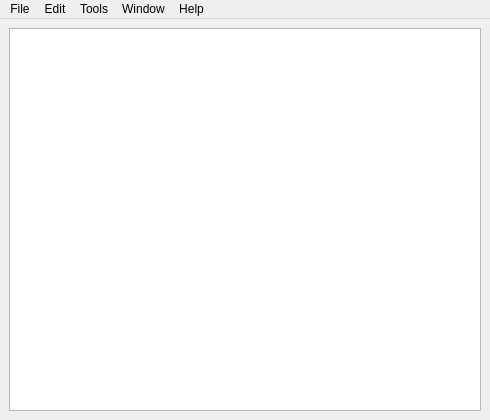
<?xml version="1.0" encoding="UTF-8"?>
<ui version="4.0">
 <class>MainWindow</class>
 <widget class="QMainWindow" name="MainWindow">
  <property name="geometry">
   <rect>
    <x>0</x>
    <y>0</y>
    <width>490</width>
    <height>420</height>
   </rect>
  </property>
  <property name="windowTitle">
   <string>Semantics Analyzer</string>
  </property>
  <widget class="QWidget" name="_centralwidget">
   <layout class="QHBoxLayout" name="horizontalLayout">
    <item>
     <widget class="ClassifierView" name="_classifierView"/>
    </item>
   </layout>
  </widget>
  <widget class="QMenuBar" name="_menubar">
   <property name="geometry">
    <rect>
     <x>0</x>
     <y>0</y>
     <width>490</width>
     <height>22</height>
    </rect>
   </property>
   <widget class="QMenu" name="_menuFile">
    <property name="title">
     <string>File</string>
    </property>
    <addaction name="_actionNew"/>
    <addaction name="_actionOpen"/>
    <addaction name="_actionSave"/>
    <addaction name="_actionSave_as"/>
   </widget>
   <widget class="QMenu" name="_menuEdit">
    <property name="title">
     <string>Edit</string>
    </property>
    <widget class="QMenu" name="_menuTarget">
     <property name="title">
      <string>Target</string>
     </property>
     <addaction name="_actionSD"/>
     <addaction name="_actionSG"/>
     <addaction name="_actionSD_SG"/>
    </widget>
    <addaction name="_actionText_size"/>
    <addaction name="_actionRects_colors"/>
    <addaction name="separator"/>
    <addaction name="_menuTarget"/>
   </widget>
   <widget class="QMenu" name="_menuTools">
    <property name="title">
     <string>Tools</string>
    </property>
    <addaction name="_actionSplit_in_sentences"/>
   </widget>
   <widget class="QMenu" name="_menuWindow">
    <property name="title">
     <string>Window</string>
    </property>
    <addaction name="_actionRun_Plotter"/>
   </widget>
   <widget class="QMenu" name="_menuHelp">
    <property name="title">
     <string>Help</string>
    </property>
   </widget>
   <addaction name="_menuFile"/>
   <addaction name="_menuEdit"/>
   <addaction name="_menuTools"/>
   <addaction name="_menuWindow"/>
   <addaction name="_menuHelp"/>
  </widget>
  <action name="_actionNew">
   <property name="text">
    <string>New...</string>
   </property>
  </action>
  <action name="_actionOpen">
   <property name="text">
    <string>Open...</string>
   </property>
  </action>
  <action name="_actionSave">
   <property name="text">
    <string>Save</string>
   </property>
  </action>
  <action name="_actionSave_as">
   <property name="text">
    <string>Save as...</string>
   </property>
  </action>
  <action name="_actionText_size">
   <property name="text">
    <string>Text size</string>
   </property>
  </action>
  <action name="_actionRects_colors">
   <property name="text">
    <string>Rects colors</string>
   </property>
  </action>
  <action name="_actionRun_Plotter">
   <property name="text">
    <string>Run Plotter</string>
   </property>
  </action>
  <action name="_actionSplit_in_sentences">
   <property name="text">
    <string>Split in sentences</string>
   </property>
  </action>
  <actiongroup name="_actiongroupTarget">
   <action name="_actionSG">
    <property name="checkable">
     <bool>true</bool>
    </property>
    <property name="text">
     <string>SG</string>
    </property>
   </action>
   <action name="_actionSD">
    <property name="checkable">
     <bool>true</bool>
    </property>
    <property name="text">
     <string>SD</string>
    </property>
   </action>
   <action name="_actionSD_SG">
    <property name="checkable">
     <bool>true</bool>
    </property>
    <property name="checked">
     <bool>true</bool>
    </property>
    <property name="text">
     <string>SD/SG</string>
    </property>
   </action>
  </actiongroup>
 </widget>
 <customwidgets>
  <customwidget>
   <class>ClassifierView</class>
   <extends>QGraphicsView</extends>
   <header>.classifier_view</header>
  </customwidget>
 </customwidgets>
 <resources/>
 <connections/>
</ui>
